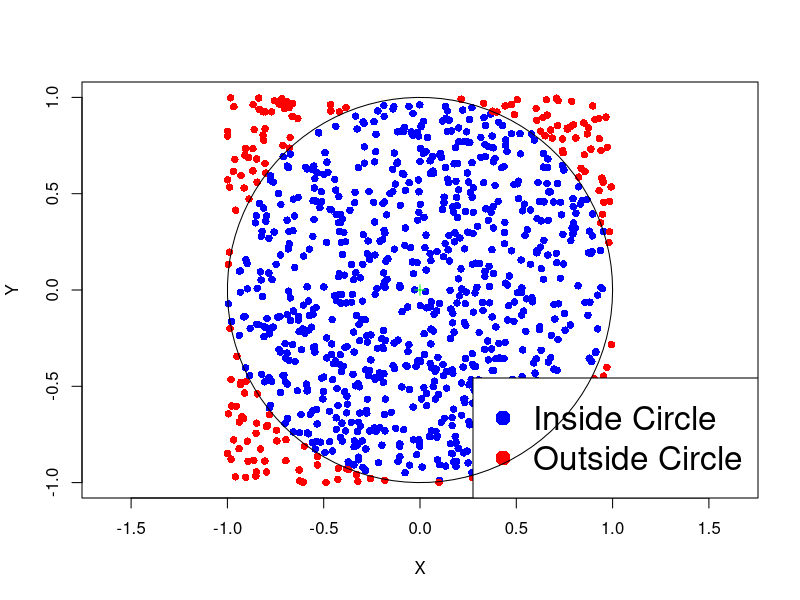
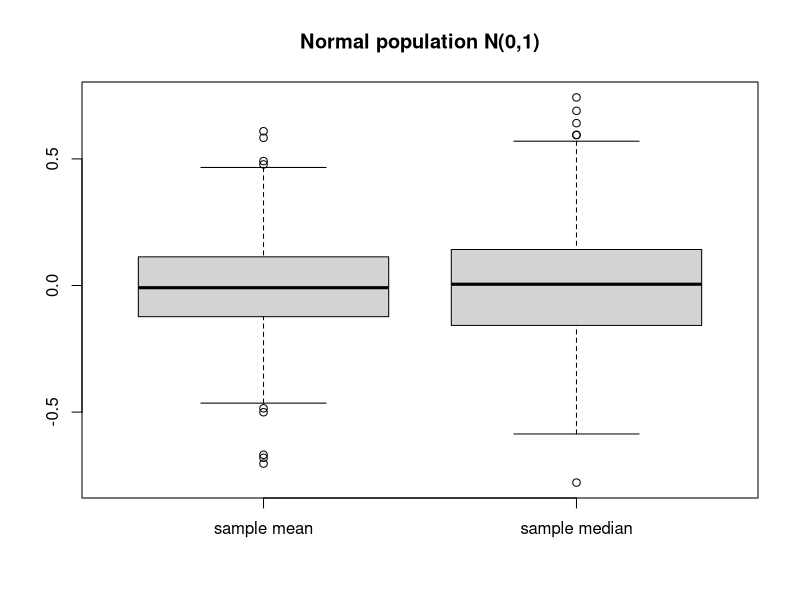
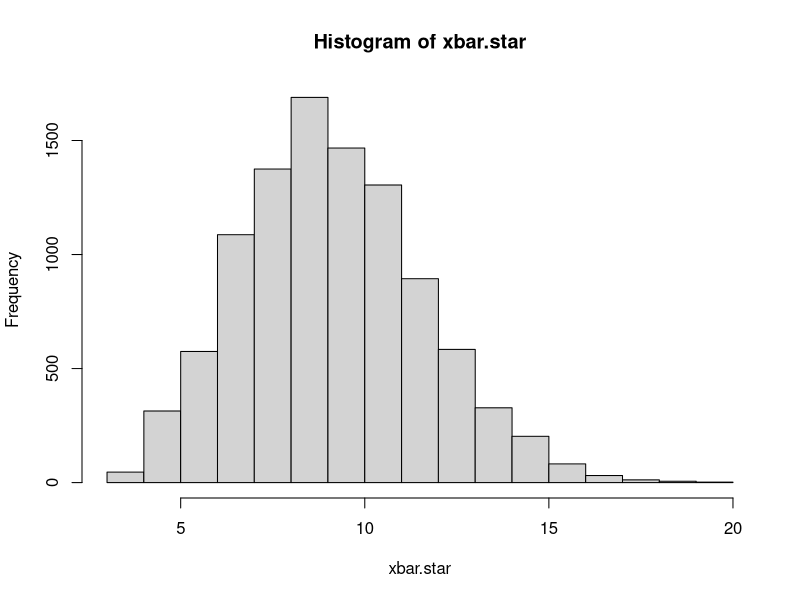
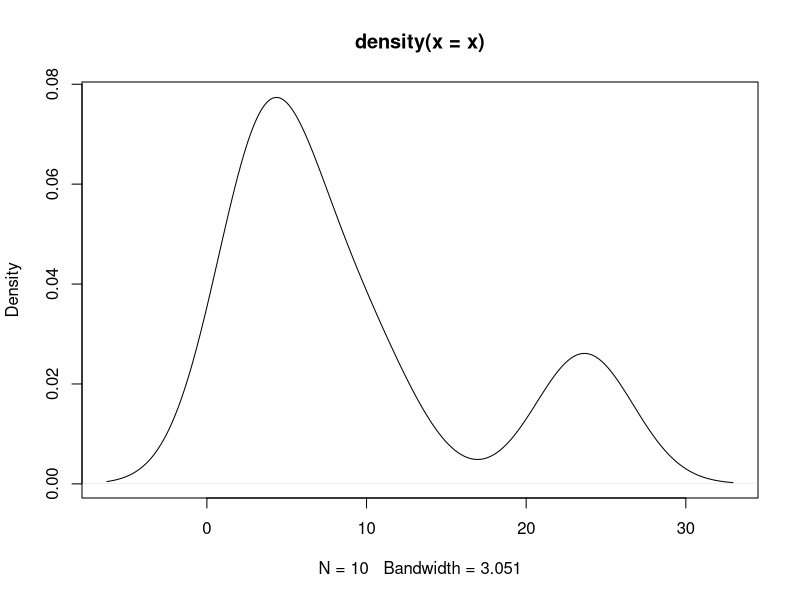
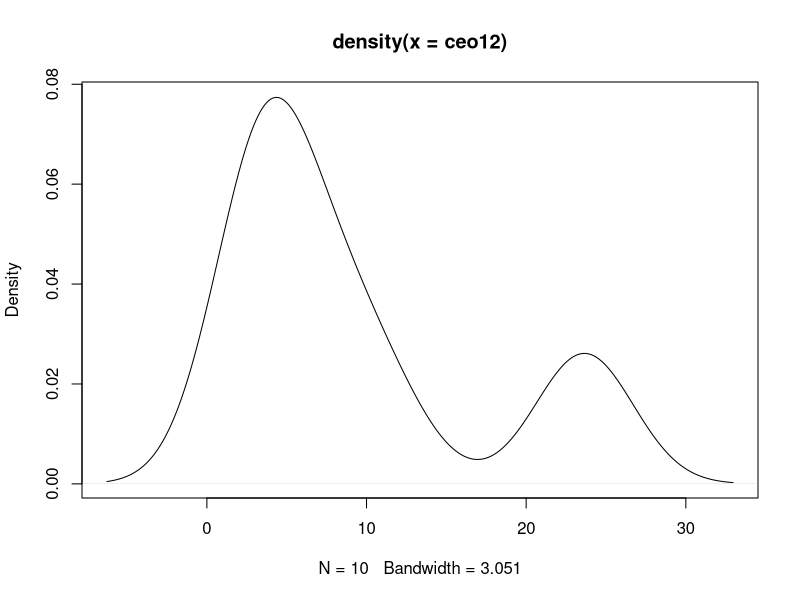
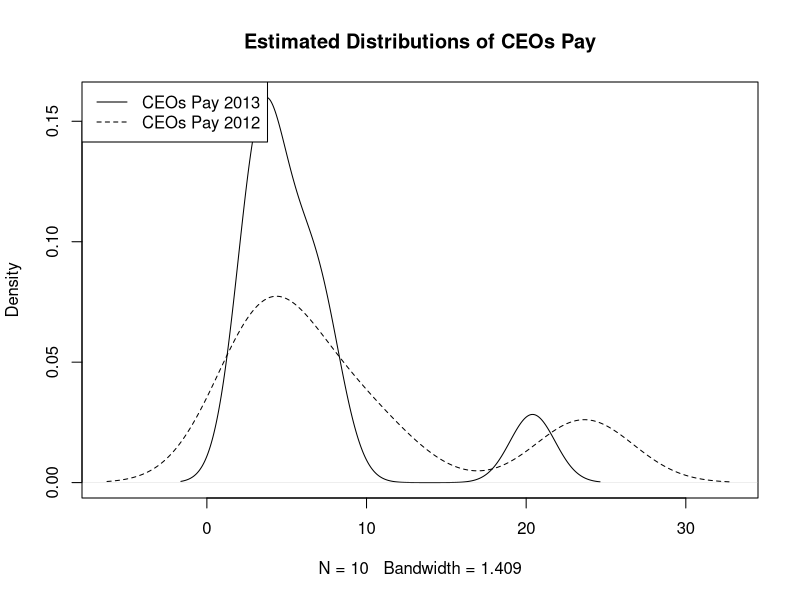

Generate these figures, in order, with R:
## ---- chunk 1
#| fig-asp: 1

R <- 1
niters <- 1000
total <- 0
in_circle <- 0

# Function to plot the points
plot_points <- function(x, y, R) {
  plot(x, y, col = ifelse(x^2 + y^2 <= R^2, "blue", "red"), pch = 16, xlab = "X", ylab = "Y", asp = 1, frame.plot = TRUE, xlim = c(-1,1), ylim = c(-1,1) )
  points(0, 0, col = "green", pch = 3)  # Plotting the center of the circle
  legend("bottomright", legend = c("Inside Circle", "Outside Circle"), col = c("blue", "red"), pch = 16, cex = 2)
  circle <- seq(0, 2 * pi, length.out = 100)
  lines(R * cos(circle), R * sin(circle))  # Plotting the circle
}

x <- runif(niters, -R, R)
y <- runif(niters, -R, R)
plot_points(x, y, R)

## ---- chunk 2
N <- 10000      # We do 100000 iterations and print every 10000
total <- 0      # Counts total number of points
in_circle <- 0  # Counts points falling in circle

for (j in 1:10) {   # This loop is for printing message every N iterations
  for (i in 1:N) {  # Loop in which points are counted
    x <- runif(1, -1, 1); y <- runif(1, -1, 1);  # sample point (x,y)
    if (x^2 + y^2 <= 1) {    
      in_circle <- in_circle + 1  # If (x,y) in circle increase counter
    }
    total <- total + 1  # Increase total counter (in any case)
  }
  
  pi_approx <- ( in_circle / total ) * 4  # Compute approximate area

  cat(sprintf("After %8d iterations pi is %.08f, error is %.08f\n",
     (j * N), pi_approx, abs(pi_approx - pi)))
}
## ---- chunk 3
set.seed(231) 

# Generate 1000 samples of size 10 from N(0,1) and compute sample mean
n <- 10; M <- 1000

sim.xbar <- replicate(M, mean(rnorm(n)))

# Print mean and variance of sample mean
cat("Expected value:", mean(sim.xbar), "  Variance:", var(sim.xbar))
## ---- chunk 4
set.seed(23) 

M <- 1000; n <- 30  
sim.mean <- replicate(M, mean(rnorm(n)))
sim.median <- replicate(M, median(rnorm(n)))

boxplot(list("sample mean" = sim.mean, 
             "sample median" = sim.median),
        main = "Normal population N(0,1)")
## ---- chunk 5
#| echo: true
# Roll two dice

sample(1:6, 2, replace = T)
## ---- chunk 6
#| echo: true

M <- 1000

sim.rolls <- replicate(M, sum( sample(1:6, 2, replace = T) ))

number.of.7s <- sum( sim.rolls == 7 )
p <- number.of.7s / M

cat("The estimated probability of rolling 7 is", p)
## ---- chunk 7
set.seed(231)

# Sample 100 times from N(0,1)
x <- rnorm(100)

# Compute confidence interval using t.test
interval <- t.test(x)$conf.int

# Save left and right extremes
a <- interval[1];   b <- interval[2]

cat("Simulated confidence interval: a =", a, "  b = ", b)
## ---- chunk 8
set.seed(231)

n <- 100; M <- 10000

intervals <- replicate(M, t.test(rnorm(n)) $ conf.int)

intervals[ ,1:5]
## ---- chunk 9
set.seed(231)

# Simulate M confidence intervals for the mean
n <- 100; M <- 10000

intervals <- replicate(M, t.test(rnorm(n)) $ conf.int)

# Save left and right extremes in vectors
a <- intervals[1, ];   b <- intervals[2, ]

# Check how many times mu = 0 belongs to (a,b)
mu.belongs <- sum( (a < 0) & (0 < b) )

# Estimate the probability that mu = 0 belongs to (a,b)
p <- mu.belongs / M

cat("mu = 0 belongs to the confidence interval with probability", p)
## ---- chunk 10
set.seed(22)

# Enter counts and null hypothesis probabilities
counts <- c(32, 15, 9, 4)
null.p <- c(0.5, 0.3, 0.15, 0.05)

# Compute total counts
m <- sum(counts)

# Compute expected counts
exp.counts <- m * null.p

# Compute the observed chi-squared statistic
obs.chi <- sum( (counts - exp.counts)^2 / exp.counts )

# Simulate M chi-squared statistics
M <- 10000

sim.chi <- replicate(M, {
                # Simulate multinomial counts under null hypothesis
                sim.counts <- rmultinom(1, m, null.p)
                            
                # Return chi-squared statistic from the simulated counts
                sum( (sim.counts - exp.counts )^2 / exp.counts)
                })

# Check how many simulated statistics are extreme
num.extreme <- sum( sim.chi >= obs.chi )

# Estimate the p-value
sim.p.value <- num.extreme / M

# Perform chi-squared test using built-in R function
ans <- chisq.test(counts, p = null.p, simulate.p.value = T)

# Extract p-value from chi-squared test result
R.p.value <- ans$p.value

# Print p-values for comparison
cat("\nOur simulated p-value is:", sim.p.value)
cat("\nR simulated p-value is:", R.p.value)
## ---- chunk 11
set.seed(21)


# Enter original sample and compute size
x <- c(23.5, 6.4, 11.1, 3.8, 8.9, 4.8, 23.8, 3, 2.9, 3.2)
n <- length(x)

# Bootstrap sample mean B = 10,000 times
B <- 10000

xbar.star <- replicate(B, {
                       # Generate bootstrap sample
                       x.star <- sample(x, n, replace = TRUE)
                       # Return mean of bootstrap sample
                       mean(x.star)
                      })

# Plot histogram
hist(xbar.star)
## ---- chunk 12
x <- c(23.5, 6.4, 11.1, 3.8, 8.9, 4.8, 23.8, 3, 2.9, 3.2)
plot(density(x))
## ---- chunk 13
# Enter original sample and compute size
x <- c(11.4, 13.1, 14.7, 14.7, 15.0, 15.5, 15.6, 15.9, 16.0, 16.8)
n <- length(x)

# Bootstrap sample mean B = 10,000 times
B <- 10000

xbar.star <- replicate(B, mean( sample(x, n, replace = TRUE) ))

# Compute 95% CI from bootstrap samples
alpha <- 0.05
boot.CI <- quantile(xbar.star, probs = c(alpha/2, 1-alpha/2))

# Compute 95% t-statistic CI
t.stat.CI <- t.test(x)$conf.int

# Print results
cat("Bootstrap Confidence Interval (95%):", boot.CI)
cat("\nt-statistic Confidence Interval (95%):", t.stat.CI)
## ---- chunk 14
ceo12 <- c(23.5, 6.4, 11.1, 3.8, 8.9, 4.8, 23.8, 3, 2.9, 3.2)
plot(density(ceo12))
## ---- chunk 15
#| echo: true
#| code-fold: true
#| code-summary: "View the R Code"

# Enter original sample and compute size
x <- c(23.5, 6.4, 11.1, 3.8, 8.9, 4.8, 23.8, 3, 2.9, 3.2)
n <- length(x)

# Bootstrap sample mean B = 10,000 times
B <- 10000

xbar.star <- replicate(B, mean( sample(x, n, replace = TRUE) ))

# Compute 95% CI from bootstrap samples
alpha <- 0.05
boot.CI <- quantile(xbar.star, probs = c(alpha/2, 1-alpha/2))

# Compute 95% t-statistic CI
t.stat.CI <- t.test(x)$conf.int

# Print results
cat("Bootstrap Confidence Interval (95%):", boot.CI, 
"\nt-statistic Confidence Interval (95%):", t.stat.CI)
## ---- chunk 16
#| echo: true
#| code-fold: true
#| code-summary: "View the R Code"

# Enter the Wages data
ceo13 <- c(3.2, 3.8, 2.6, 3.5, 7.0, 20.4, 7.5, 3.4, 5.0, 6.0)
ceo12 <- c(23.5, 6.4, 11.1, 3.8, 8.9, 4.8, 23.8, 3.0, 2.9, 3.2)


# Compute the estimated distributions
d.ceo13 <- density(ceo13)
d.ceo12 <- density(ceo12)


# Plot the estimated distributions

plot(d.ceo13,                                    # Plot d.ceo13
     xlim = range(c(d.ceo12$x, d.ceo13$x)),        # Set x-axis range
     ylim = range(c(d.ceo12$y, d.ceo13$y)),        # Set y-axis range
     main = "Estimated Distributions of CEOs Pay") # Add title to plot
lines(d.ceo12,                                    # Layer plot of d.ceo12
      lty = 2)                                  # Use different line style
         
legend("topleft",                               # Add legend at top-right
       legend = c("CEOs Pay 2013",             # Labels for legend
                  "CEOs Pay 2012"), 
       lty = c(1, 2))                           # Assign curves to legend          
## ---- chunk 17
ceo13 <- c(3.2, 3.8, 2.6, 3.5, 7.0, 20.4, 7.5, 3.4, 5.0, 6.0)
ceo12 <- c(23.5, 6.4, 11.1, 3.8, 8.9, 4.8, 23.8, 3.0, 2.9, 3.2)
t.obs <- t.test(ceo13, ceo12, var.equal = T)$statistic
t.obs
## ---- chunk 18
set.seed(1)

ceo13 <- c(3.2, 3.8, 2.6, 3.5, 7.0, 20.4, 7.5, 3.4, 5.0, 6.0)
ceo12 <- c(23.5, 6.4, 11.1, 3.8, 8.9, 4.8, 23.8, 3.0, 2.9, 3.2)

n <- length(ceo13)
m <- length(ceo12)

combined <- c(ceo13, ceo12)

ceo13.boot <-sample(combined, n, replace = T)
ceo12.boot <- sample(combined, m, replace = T)

t.boot <- t.test(ceo13.boot, ceo12.boot, var.equal = T)$statistic

t.boot
## ---- chunk 19
set.seed(21)

# Enter the data
ceo13 <- c(3.2, 3.8, 2.6, 3.5, 7.0, 20.4, 7.5, 3.4, 5.0, 6.0)
ceo12 <- c(23.5, 6.4, 11.1, 3.8, 8.9, 4.8, 23.8, 3.0, 2.9, 3.2)

# Calculate observed t-statistic
t.obs <- t.test(ceo13, ceo12, var.equal = T)$statistic

# Compute sample size
n <- length(ceo13)
m <- length(ceo12)

# Combine the samples
combined <- c(ceo13, ceo12)

# Bootstrap the t-statistic B = 10,000 times
B <- 10000

t.boot <- replicate(B, {
                    # Single bootstrap sample
                    ceo13.boot <- sample(combined, n, replace = T)
                    ceo12.boot <- sample(combined, m, replace = T)
                    
                    # Return single bootstrap t-statistic
                    t.test(ceo13.boot, ceo12.boot, var.equal = T)$statistic
                    })

# Count number of extreme statistics for two-sided test
extreme <- sum ( abs( t.boot ) > abs (t.obs) )

# Compute the p-value
p <- extreme / B

# Print
cat("The bootstrap p-value is:", p)
## ---- chunk 20
# Enter the data
ceo13 <- c(3.2, 3.8, 2.6, 3.5, 7.0, 20.4, 7.5, 3.4, 5.0, 6.0)
ceo12 <- c(23.5, 6.4, 11.1, 3.8, 8.9, 4.8, 23.8, 3.0, 2.9, 3.2)

p2 <- t.test(ceo13, ceo12, var.equal = T)$p.value

cat("The t-test p-value is:", p2)
## ---- chunk 21
#| echo: true
# Enter the data
ceo13 <- c(3.2, 3.8, 2.6, 3.5, 7.0, 20.4, 7.5, 3.4, 5.0, 6.0)
ceo12 <- c(23.5, 6.4, 11.1, 3.8, 8.9, 4.8, 23.8, 3.0, 2.9, 3.2)

# Compare variances
if (var(ceo12) > var(ceo13)) cat("Swap the samples!")
## ---- chunk 22
ceo13 <- c(3.2, 3.8, 2.6, 3.5, 7.0, 20.4, 7.5, 3.4, 5.0, 6.0)
ceo12 <- c(23.5, 6.4, 11.1, 3.8, 8.9, 4.8, 23.8, 3.0, 2.9, 3.2)
F.obs <- var(ceo12) / var(ceo13)
F.obs
## ---- chunk 23
set.seed(21)

ceo13 <- c(3.2, 3.8, 2.6, 3.5, 7.0, 20.4, 7.5, 3.4, 5.0, 6.0)
ceo12 <- c(23.5, 6.4, 11.1, 3.8, 8.9, 4.8, 23.8, 3.0, 2.9, 3.2)

n <- length(ceo12)
m <- length(ceo13)

combined.centered <- c(ceo12 - mean(ceo12), ceo13 - mean(ceo13))

ceo12.boot <-sample(combined.centered, n, replace = T)
ceo13.boot <- sample(combined.centered, m, replace = T)

F.boot <- var(ceo12.boot) / var(ceo13.boot)

F.boot
## ---- chunk 24
set.seed(21)

# Enter the data
ceo13 <- c(3.2, 3.8, 2.6, 3.5, 7.0, 20.4, 7.5, 3.4, 5.0, 6.0)
ceo12 <- c(23.5, 6.4, 11.1, 3.8, 8.9, 4.8, 23.8, 3.0, 2.9, 3.2)

# Compare variances: in the example ceo12 has larger variance
# Larger variance has to be at numerator

# Calculate observed F-statistic (samples are swapped)
F.obs <- var(ceo12) / var(ceo13)

# Compute sample size (samples are swapped)
n <- length(ceo12)
m <- length(ceo13)

# Combine the centered samples
combined.centered <- c(ceo12 - mean(ceo12), ceo13 - mean(ceo13))

# Bootstrap the F-statistic B = 10,000 times
B <- 10000

F.boot <- replicate(B, {
                    # Single bootstrap sample
                    ceo12.boot <-sample(combined.centered, n, replace = T)
                    ceo13.boot <- sample(combined.centered, m, replace = T)
                    
                    # Return single bootstrap F-statistic
                    var(ceo12.boot) / var(ceo13.boot)
})

# Count number of extreme statistics for two-sided test
extreme <- sum ( (F.boot > F.obs) | (F.boot < 1/F.obs) )

# Compute the p-value
p <- extreme / B

# Print
cat("The bootstrap p-value is:", p)
## ---- chunk 25
# Enter the data
ceo13 <- c(3.2, 3.8, 2.6, 3.5, 7.0, 20.4, 7.5, 3.4, 5.0, 6.0)
ceo12 <- c(23.5, 6.4, 11.1, 3.8, 8.9, 4.8, 23.8, 3.0, 2.9, 3.2)


p2 <- var.test(ceo12, ceo13)$p.value

cat("The F-test p-value is:", p2)
